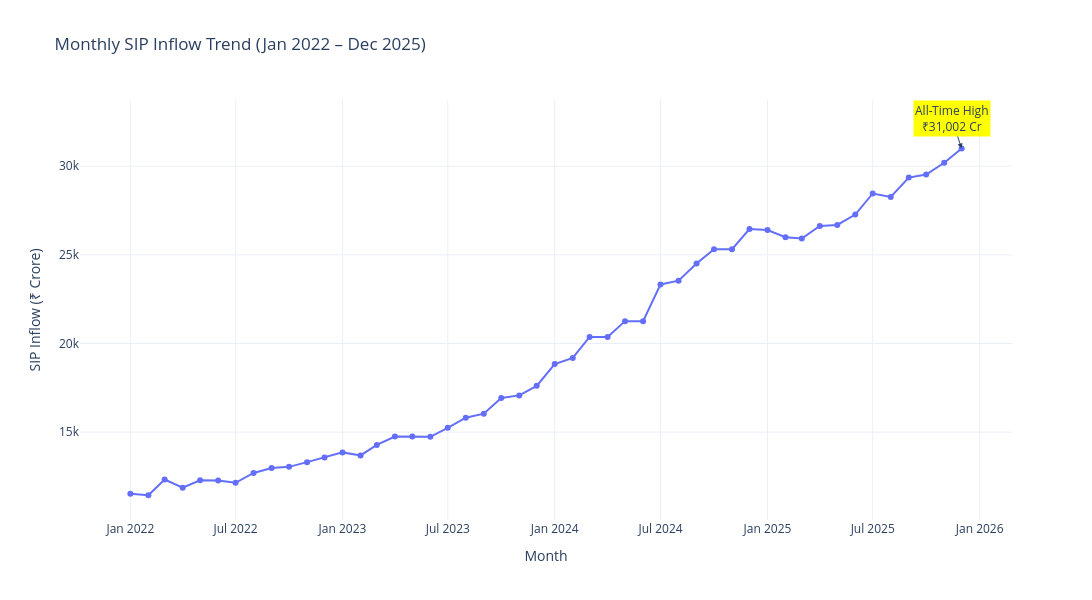

Here is the notebook cell this chart was saved with:
### Code cell
fig = px.line(
    sip,
    x="month",
    y="sip_inflow_crore",
    markers=True,
    title="Monthly SIP Inflow Trend (Jan 2022 – Dec 2025)",
    labels={
        "month": "Month",
        "sip_inflow_crore": "SIP Inflow (₹ Crore)"
    }
)

# Highlight highest SIP inflow
fig.add_annotation(
    x=max_sip["month"],
    y=max_sip["sip_inflow_crore"],
    text=f"All-Time High<br>₹{max_sip['sip_inflow_crore']:,} Cr",
    showarrow=True,
    arrowhead=2,
    bgcolor="yellow"
)

fig.update_layout(
    template="plotly_white",
    width=1200,
    height=600
)

fig.show()

### Figure 1 — Plotly figure (JSON) as saved in the notebook; plotly's stock layout.template omitted (floating-point values rounded to 4 significant figures)
{"data": [{"hovertemplate": "Month=%{x}<br>SIP Inflow (₹ Crore)=%{y}<extra></extra>", "legendgroup": "", "line": {"color": "#636efa", "dash": "solid"}, "marker": {"symbol": "circle"}, "mode": "lines+markers", "name": "", "orientation": "v", "showlegend": false, "type": "scatter", "x": ["2022-01-01T00:00:00.000000", "2022-02-01T00:00:00.000000", "2022-03-01T00:00:00.000000", "2022-04-01T00:00:00.000000", "2022-05-01T00:00:00.000000", "2022-06-01T00:00:00.000000", "2022-07-01T00:00:00.000000", "2022-08-01T00:00:00.000000", "2022-09-01T00:00:00.000000", "2022-10-01T00:00:00.000000", "2022-11-01T00:00:00.000000", "2022-12-01T00:00:00.000000", "2023-01-01T00:00:00.000000", "2023-02-01T00:00:00.000000", "2023-03-01T00:00:00.000000", "2023-04-01T00:00:00.000000", "2023-05-01T00:00:00.000000", "2023-06-01T00:00:00.000000", "2023-07-01T00:00:00.000000", "2023-08-01T00:00:00.000000", "2023-09-01T00:00:00.000000", "2023-10-01T00:00:00.000000", "2023-11-01T00:00:00.000000", "2023-12-01T00:00:00.000000", "2024-01-01T00:00:00.000000", "2024-02-01T00:00:00.000000", "2024-03-01T00:00:00.000000", "2024-04-01T00:00:00.000000", "2024-05-01T00:00:00.000000", "2024-06-01T00:00:00.000000", "2024-07-01T00:00:00.000000", "2024-08-01T00:00:00.000000", "2024-09-01T00:00:00.000000", "2024-10-01T00:00:00.000000", "2024-11-01T00:00:00.000000", "2024-12-01T00:00:00.000000", "2025-01-01T00:00:00.000000", "2025-02-01T00:00:00.000000", "2025-03-01T00:00:00.000000", "2025-04-01T00:00:00.000000", "2025-05-01T00:00:00.000000", "2025-06-01T00:00:00.000000", "2025-07-01T00:00:00.000000", "2025-08-01T00:00:00.000000", "2025-09-01T00:00:00.000000", "2025-10-01T00:00:00.000000", "2025-11-01T00:00:00.000000", "2025-12-01T00:00:00.000000"], "xaxis": "x", "y": [11517, 11438, 12328, 11863, 12286, 12276, 12140, 12694, 12976, 13040, 13306, 13573, 13856, 13687, 14276, 14749, 14749, 14734, 15245, 15814, 16042, 16928, 17073, 17610, 18838, 19187, 20371, 20371, 21262, 21262, 23332, 23547, 24509, 25323, 25320, 26459, 26400, 25999, 25926, 26632, 26688, 27274, 28464, 28265, 29361, 29529, 30200, 31002], "yaxis": "y"}], "layout": {"annotations": [{"arrowhead": 2, "bgcolor": "yellow", "showarrow": true, "text": "All-Time High<br>₹31,002 Cr", "x": "2025-12-01T00:00:00", "y": 31002}], "height": 600, "legend": {"tracegroupgap": 0}, "title": {"text": "Monthly SIP Inflow Trend (Jan 2022 – Dec 2025)"}, "width": 1200, "xaxis": {"anchor": "y", "domain": [0, 1], "title": {"text": "Month"}}, "yaxis": {"anchor": "x", "domain": [0, 1], "title": {"text": "SIP Inflow (₹ Crore)"}}}}
